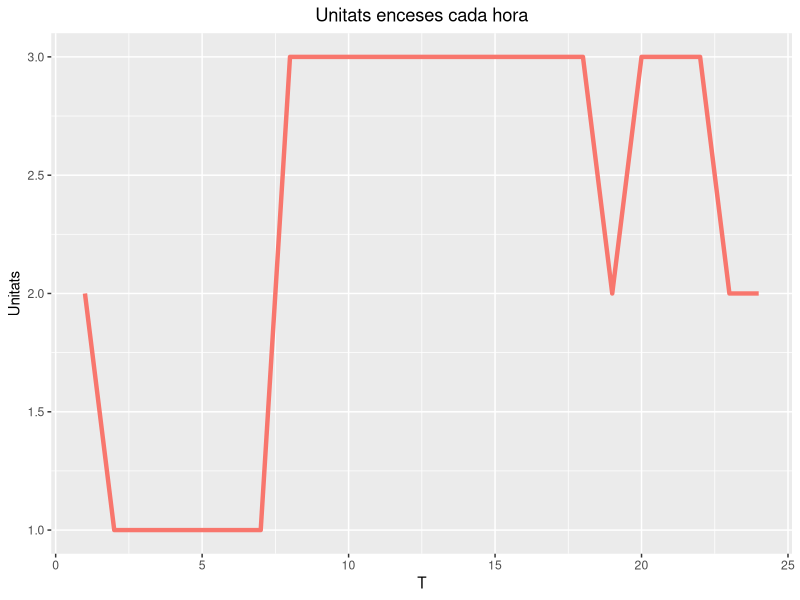
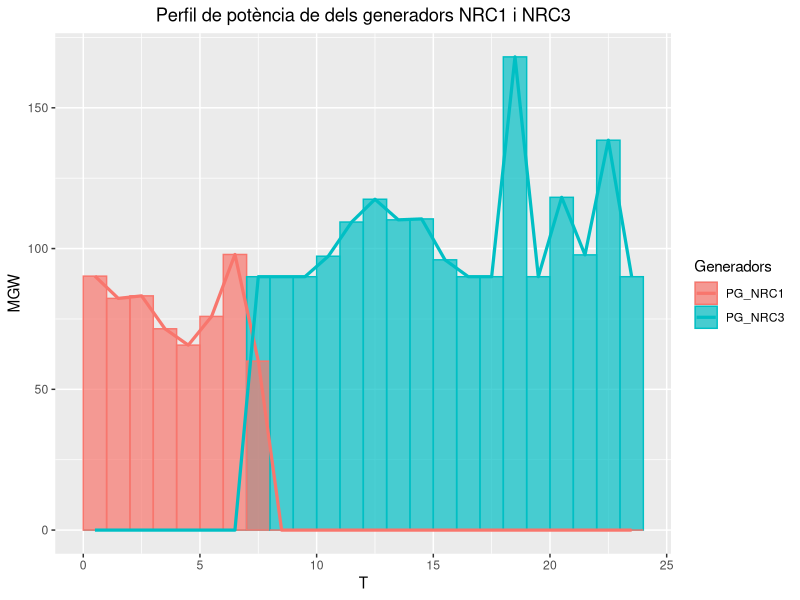
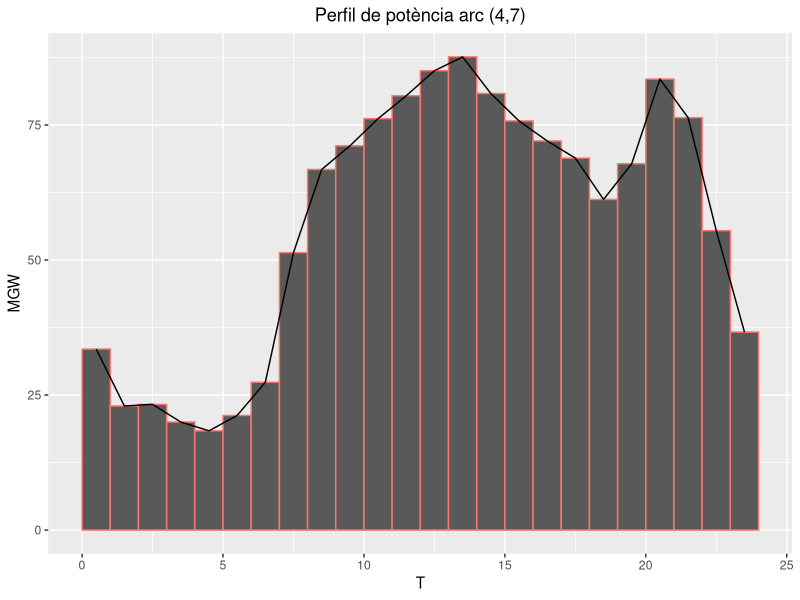
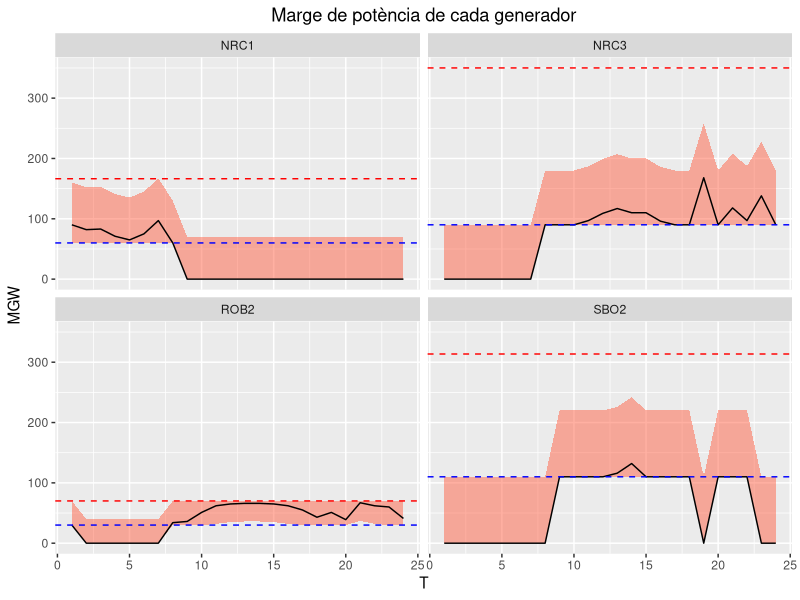
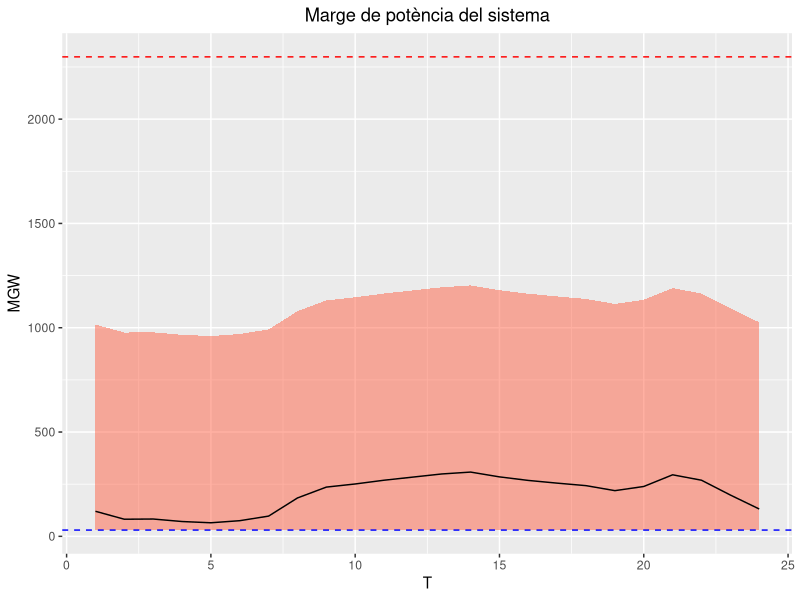

These figures' R source, in order:
setwd(dirname(rstudioapi::getActiveDocumentContext()$path))
library(ggplot2)
library(tidyr)
library(dplyr)

 #### Apartat 1 Flux elèctric òptim #### 

## a) Funció objectiu i variables de la solució òptima 

# CostTotal = 955484
P <- read.table("P.txt", header = TRUE)
pg <- read.table("Apartat1_5_PG.txt", header = TRUE)
th <- read.table("Apartat1_5_TH.txt", header = TRUE)
u <- read.table("Apartat1_5_u.txt", header = TRUE)

arcs <- c("()", "(1,5)", "(2,3)", "(2,4)", "(2,5)", "(3,4)", "(4,5)", "(4,7)", "(4,9)", "(5,6)", "(6,11)", "(6,12)", "(6,13)", "(7,8)", "(7,9)", "(9,10)", "(9,14)", "(10,11)", "(12,13)", "(13,14)")
colnames(P) <- arcs

## b) unitats necesaries per satisfer la demanda dels nodes a cada periode de temps 

df2 <- read.table("Apartat1_2.txt", header=T)
colnames(df2) <- "nUnitats"
df2$T <- 1:24
ggplot(data = df2) +
  geom_line(aes(x = T, y = nUnitats, color = "pink"), linewidth=1.5) +
  labs(title = "Unitats enceses cada hora", x = "T", y = "Unitats") +
  theme(legend.position = "none",plot.title = element_text(hjust = 0.5))

## c) gràfic del perfil de potència i energia de dues unitats generadores al llarg del temps
T <- 1:24
df3 <- read.table("Apartat1_3.txt", header = TRUE)
df3$T <- T
df32 <- pivot_longer(df3, cols = c(PG_NRC3, PG_NRC1), names_to = "Generadors", values_to = "Potencia")

df32$Tprev <- df32$T -1

ggplot(data = df32) + 
  geom_rect(aes(xmin = Tprev, xmax = T, ymin = 0, ymax = Potencia, fill = Generadors, color = Generadors), 
            alpha = 0.7) +
  geom_line(aes(x = (T-0.5), y = Potencia, color = factor(Generadors)), linewidth = 1.1) +
  labs(title = "Perfil de potència de dels generadors NRC1 i NRC3", x = "T", y = "MGW") +
  theme(plot.title = element_text(hjust = 0.5))

## d) quin és l'arc més sobrecarregat? gràfic del seu perfil de potència al llarg del temps 

# com a definicio de sobrecarrega hem sumat les carregues absolutes que passen per cada arc i diem que el mes carregat es el que te la suma més alta. 

pot <- matrix(c(1,2,289.897,
                1,5,839.888,
                2,3,389.582,
                2,4,1133.52,
                2,5,1035.12,
                3,4,733.77,
                4,5,472.025,
                4,7,1363.83,
                4,9,758.595,
                5,6,1312.88,
                6,11, 1086.39,
                6,12,58.8122,
                6,13,167.676,
                7,8,121.1,
                7,9,1242.73,
                9,10, 1160.41,
                9,14,130.088,
                10,11,37.0086,
                12,13,34.0122,
                13,14,154.888)
              , ncol = 3, byrow = T)

pot[which.max(pot[,3]),] # arc L=(4,7) més sobrecarregat 

arc <- read.table("Apartat1_41.txt", header = TRUE)
arc$T <- T
arc$Tprev <- T-1

ggplot(data = arc) + 
  geom_rect(aes(xmin = Tprev, xmax = T, ymin = 0, ymax = potencia, color = "black")) +
  geom_line(aes(x = T-0.5, y = potencia))+
  labs(title = "Perfil de potència arc (4,7)", x = "T", y = "MGW") +
  theme(legend.position = "none", plot.title = element_text(hjust = 0.5))

## e) marge de potència disponible té el sistema a cada període per absorbir eventuals desajustos d oferta i o demanda
marges <- read.table("Apartat_42.txt", header = TRUE)
U <- marges$rup
D <- marges$rdown
M <- marges
# marges de generadors oberts
pg2 <- pg[,-which(sapply(pg, sum)==0)]
pg2$T <- T
marges$generador <- colnames(pg)
marges <- marges[-which(sapply(pg, sum)==0),]
rownames(marges) <- marges$generador

# fem un df en format allargat per poder fer el ggplot b
potencia_hores <- pivot_longer(data = pg2, cols = 1:4, names_to = "generador", values_to = "mgw")

# unim els marges amb les dades de potencia i ajustem els marges per cada temps i generador 
prova <- left_join(marges[,3:5], potencia_hores, by="generador")
prova[prova$rdown < 0, 2] <- 0
prova[,"rdown"] <- prova$mgw-prova$rdown
prova[,"rup"] <- prova$mgw+prova$rup
prova[prova[,"rdown"]<0,"rdown"] <- 0

prova2 <- prova

# ajustem els marges pq on siguin mes grans q pmin i mes petits q pmax 
for(i in 1:nrow(prova)){
  if(prova[i,"mgw"]>0 && prova[i, "rdown"]<marges[prova[i,"generador"],"pmin"]){
    prova2[i, "rdown"] <- marges[prova[i,"generador"],"pmin"]
  } 
  else if(prova[i, "rup"]>=marges[prova[i,"generador"],"pmax"]){
    prova2[i, "rup"] <- marges[prova[i,"generador"],"pmax"]
  }
}
prova2[prova2$generador=="ROB2"& prova2$rup > 40, "rup"] <- 70

# gràfic per cada generador obert
ggplot(data = prova2, aes(x = T, y = mgw)) + 
  geom_ribbon(aes(ymin = rdown, ymax = rup), fill = "tomato", alpha = 0.5) +
  geom_line() +
  facet_wrap(~generador, ncol = ) +
  labs(title = "Marge de potència de cada generador", x="T", y="MGW")+
  geom_hline(data = marges, aes(yintercept = pmax), color = "red", linetype = "dashed") +
  geom_hline(data = marges, aes(yintercept = pmin), color = "blue", linetype = "dashed") +
  theme(plot.title = element_text(hjust = 0.5))

  
# ara ho fem per a tots els generadors: capcitat del sistema
total <- prova %>% group_by(T) %>% summarise(potencia = sum(mgw))
up_total <- sum(U)
down_total <- sum(D)

total$up <- total$potencia + up_total#colSums(t(u)*U) # generadors oberts * rampa up
total$down <- total$potencia - down_total#colSums(t(u)*D) # generadors oberts * rampa down
pmax_total <- sum(M$pmax) # suma dels maxims
pmin_total <- min(M$pmin) # minim dels minims

total[total$down<pmin_total,"down"] <- pmin_total

 
m <- c(pmax_total, pmin_total)

ggplot(data = total, aes(x = T, y = potencia)) + 
  geom_ribbon(aes(ymin = down, ymax = up), fill = "tomato", alpha = 0.5) +
  geom_line() +
    labs(title = "Marge de potència del sistema", x="T", y="MGW")+
  geom_hline(aes(yintercept = pmax_total), color = "red", linetype = "dashed") +
  geom_hline(aes(yintercept = pmin_total), color = "blue", linetype = "dashed") +
  theme(plot.title = element_text(hjust = 0.5))

## f) creus que pot tenir setnit incrementar la capacitat d'alguna unitat generadora? si es així, quina inversió econòmica estaries disposat a fer? 

# L unic generador que es veu limitat per la capacitat és el ROB2. La resta sempre estan per sota el màxim. 
